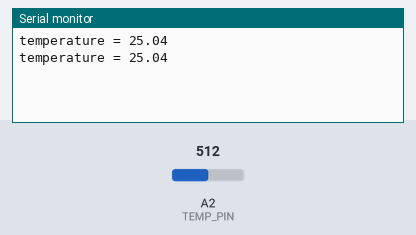
Bench run of a sketch on a simulated Arduino Uno, built with avr-gcc and run on an emulated ATmega328P. On the bench: the last lines printed to the serial monitor. Inputs (shaded band) come from the test bench; at power-on: A2 (TEMP_PIN) = 512.

Above: at 1.8 s.
1.9 s: A2 (TEMP_PIN) set to 716
At 2.8 s:
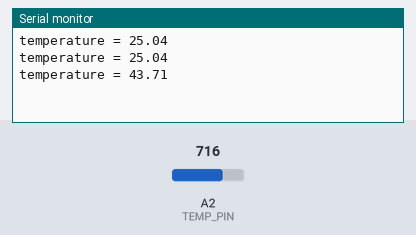
3.4 s: A2 (TEMP_PIN) set to 900
At 4.4 s:
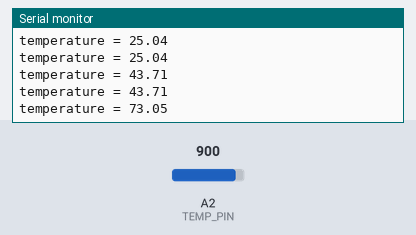
Timing chart, 0 to 6.4 s (numbered marks = the images above; inputs shaded):
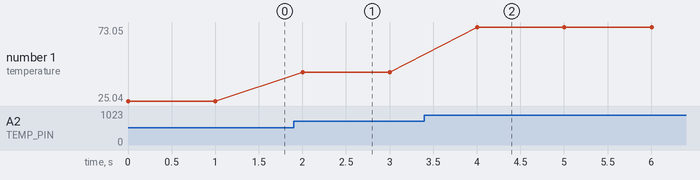

The sketch:

Lab1.5.ino
```cpp
const int TEMP_PIN = A2;
const int B = 4275;
const int R0 = 100000;
float temperatura;
float temperaturaK;
float temperaturaC;
float R = 0;
float VCC = 1023.0;
float T0 = 298.15;


void setup() {
  pinMode(TEMP_PIN, INPUT);
  Serial.begin(9600);
}

void loop() {
  temperatura = analogRead(TEMP_PIN);
  R =(VCC/(float)temperatura - 1.0) * R0;
  temperaturaK = 1.0/( (log(R/R0)/B) + (1.0/T0));
  temperaturaC = temperaturaK - 273.15;

  Serial.print("temperature = ");
  Serial.println(temperaturaC);
  delay(1000);
}
```

Measured:
- after the input at 1.9 s, the serial monitor: prints a new line after 0.10 s (image 1)
- after the input at 3.4 s, the serial monitor: prints a new line after 0.60 s (image 2)
- plotted number 1: 25.04 → 43.71 after the input at 1.9 s, 43.71 → 73.05 after the input at 3.4 s
